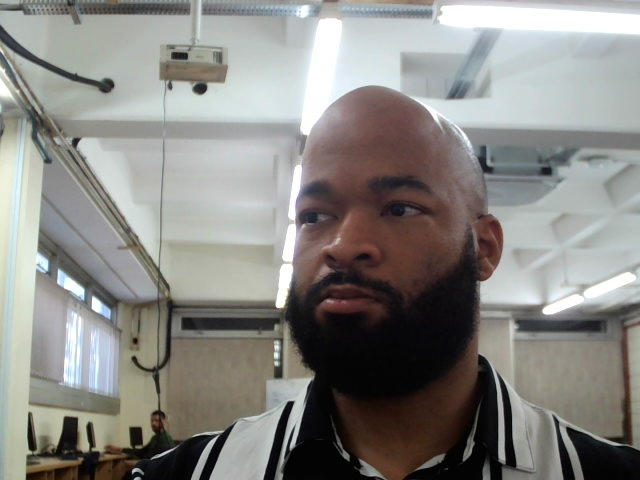
#> input picture src/main/java/FacialCapture/test_images/frame_1.jpg, 640 x 480 px; the run also reads 1 picture not shown here
$ python depth_estimation_one.py test_images/frame_1.jpg test_images/frame_10.jpg
#> lines starting #> are read from the running program, lines starting #| are printed output that depends on the picture
import sys
import cv2
import numpy as np

def compute_disparity(img1_path, img2_path):
#> called with img1_path = 'test_images/frame_1.jpg', img2_path = 'test_images/frame_10.jpg'
    imgL = cv2.imread(img1_path, cv2.IMREAD_GRAYSCALE)
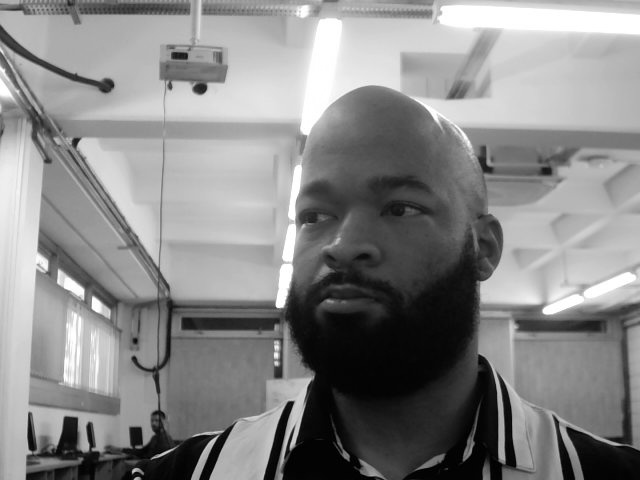
#> imgL: shape (480, 640); min 0, max 255, mean 135.6
    imgR = cv2.imread(img2_path, cv2.IMREAD_GRAYSCALE)
#> imgR: shape (480, 640); min 0, max 255, mean 135.3

    stereo = cv2.StereoBM_create(numDisparities=16, blockSize=15)
    disparity = stereo.compute(imgL, imgR)
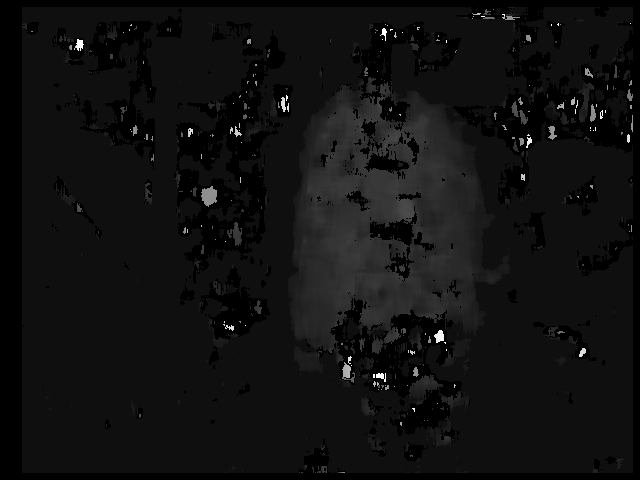
#> disparity: shape (480, 640) int16; min -16, max 240, mean 1.3; drawn with min black and max white

    disparity = cv2.normalize(disparity, None, 0, 255, cv2.NORM_MINMAX)
    output_path = "depth_embedding.png"
    cv2.imwrite(output_path, disparity.astype(np.uint8))
    return output_path

if __name__ == "__main__":
    img1_path = sys.argv[1]
    img2_path = sys.argv[2]
    depth_output = compute_disparity(img1_path, img2_path)
    print(f"Depth map saved at {depth_output}")
